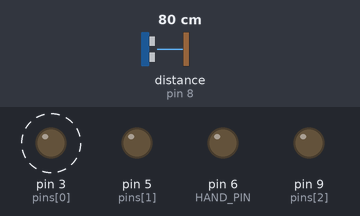
The sketch below on a simulated Arduino Uno, built with avr-gcc and run on an emulated ATmega328P. Parts: output pins drawn as LEDs (lit = HIGH). Wiring (inferred from the names in the program): ultrasonic range finder: trigger pin 7; echo pin 8. Dashed ring = blinking. The test bench sets the inputs (shaded band); at power-on: distance to the obstacle (sensor on pin 8) 80 cm. The echo pulse lasts 58.3 µs per cm; pins used as bus, display or sensor lines are not drawn.

Above: at 1.2 s.
1.3 s: distance to the obstacle (sensor on pin 8) set to 97 cm
4.3 s: distance to the obstacle (sensor on pin 8) set to 105 cm
At 4.7 s:
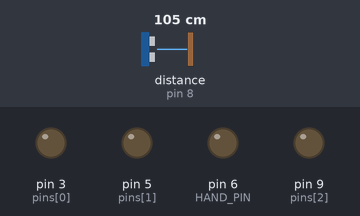
7.3 s: distance to the obstacle (sensor on pin 8) set to 195 cm
10.3 s: distance to the obstacle (sensor on pin 8) set to 202 cm
At 10.7 s:
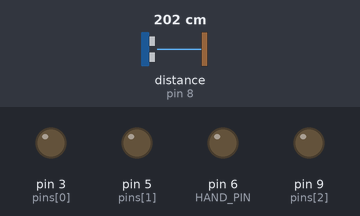
13.3 s: distance to the obstacle (sensor on pin 8) set to 4 cm
At 13.56 s:
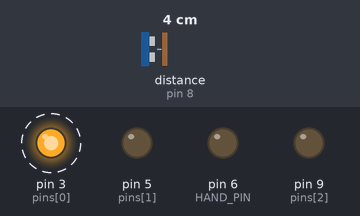
16.3 s: distance to the obstacle (sensor on pin 8) set to 250 cm
At 16.63 s:
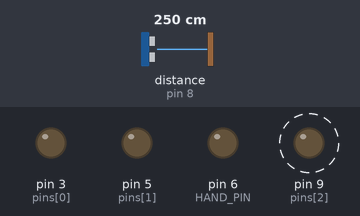
Timing chart, 0 to 20.3 s (numbered marks = the images above; inputs shaded):
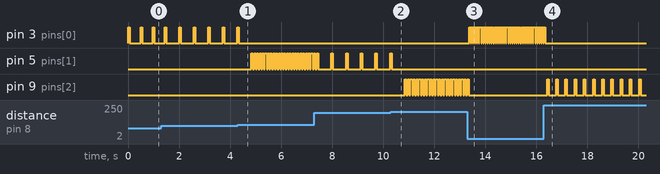

The sketch:

distanceTest.ino
```cpp
#include <math.h>
// Pins
const int TRIG_PIN = 7;
const int ECHO_PIN = 8;
const int HAND_PIN = 6;
// Anything over 400 cm (23200 us pulse) is "out of range"
const unsigned int MAX_DIST = 23200;

const int pins[] = {3, 5, 9};//, 6, 10,11};
const int resolution= sizeof(pins)/sizeof(int);
const int range = MAX_DIST / resolution;

void setup() {

  // The Trigger pin will tell the sensor to range find
  pinMode(TRIG_PIN, OUTPUT);
  pinMode(ECHO_PIN,INPUT);
  pinMode(HAND_PIN,OUTPUT);
  digitalWrite(TRIG_PIN, LOW);
  for (int i = 0; i < resolution; i++) {
    pinMode(pins[i],OUTPUT);
  }

  // We'll use the serial monitor to view the sensor output
//  Serial.begin(115200);
//  Serial.print("array Length:");
//  Serial.println(resolution);
}

float transpose(float inmin, float inmax, float outmin, float outmax, float val){
  float diff = inmax - inmin;
  float addthis = val * (outmax - outmin) /diff;
  return outmin + addthis;
}

float invertedTranspose(float x, float y, float a, float b, float v){
  return b - transpose(x,y,a,b,v);
}

float maxRange = 300; //centimeters

void handleHaptic(float centimeters){

  if(centimeters> maxRange){
   return;
  }
  //which one vibrates?
  float interval = maxRange / resolution;
  int p = (int)( centimeters/ interval);
  //turn all pins off
  for(int i =0; i < resolution; i++){
      digitalWrite(pins[i],LOW);
  }
  //turn the interesting one on.
  digitalWrite(pins[p],HIGH);
  delay(60);
  digitalWrite(pins[p],LOW);
  //be quiet for the percentage in this range.
  float distanceInRange = centimeters - p*interval;
  delay((int)(round( distanceInRange/interval* 500 )));
}
void handleOutOfRange(){
  for(int i =0; i < resolution-1; i++){
     digitalWrite(pins[i], LOW);
  }
  digitalWrite(pins[resolution-1],HIGH);
  delay(150);
  digitalWrite(pins[resolution-1],LOW);
  delay(150);
}

//-----------------------------------------------
unsigned long measureDistance(){
  digitalWrite(TRIG_PIN, HIGH);
  delayMicroseconds(10);
  digitalWrite(TRIG_PIN, LOW);
  return pulseIn(ECHO_PIN, HIGH,20000);
}

//-----------------------------------------------
unsigned long getAvePulse(int count){
  unsigned long sum = 0;
  int successes = 0;
  for(int i =0; i < count; i++){
    unsigned long x = measureDistance();
    if(x != 0){
      successes++;
      sum += x;
    }
  }
  return sum/successes;
}

//-----------------------------------------------
void loop() {
  unsigned long pulse_width;
  float cm;
  float inches;
  unsigned long begins = micros();
  pulse_width = getAvePulse(3);
  // Calculate distance in centimeters and inches. The constants
  // are found in the datasheet, and calculated from the assumed speed
  //of sound in air at sea level (~340 m/s).
  cm = pulse_width / 58.0;
  inches = pulse_width / 148.0;

  // Print out results
  if ( pulse_width > MAX_DIST  || cm > maxRange) {
//    Serial.println();
//    Serial.println("Out of range");
    //analogWrite(HAND_PIN,0);
    //handleOutOfRange();
  } else {
//    Serial.print(cm);
//    Serial.print(" cm \t");
//    Serial.print(inches);
//    Serial.println(" in");

    handleHaptic(cm);
//    Serial.println((int)invertedTranspose(0, MAX_DIST, 0, 255, pulse_width));


  // Wait at least 60ms before next measurement
  //delay(90);

  }
  }
```

Measured:
- the behaviour switches between 99 and 100 cm on distance to the obstacle (sensor on pin 8) (found by bisection; images 0 and 1)
- the behaviour switches between 199 and 200 cm on distance to the obstacle (sensor on pin 8) (found by bisection; images 1 and 2)
- after the input at 4.3 s, pin 3 (pins[0]): goes on until 4.3 s, then stays LOW; pin 5 (pins[1]): alternates HIGH for 0.06 s and LOW for 0.05 s, starting after 0.54 s
- after the input at 10.3 s, pin 5 (pins[1]): goes on until 10.3 s, then stays LOW; pin 9 (pins[2]): alternates HIGH for 0.06 s and LOW for 0.05 s, starting after 0.55 s
- after the input at 13.3 s, pin 3 (pins[0]): alternates HIGH for 0.06 s and LOW for 0.02 s, starting after 0.07 s; pin 9 (pins[2]): goes on until 13.4 s, then stays LOW
- after the input at 16.3 s, pin 3 (pins[0]): goes on until 16.4 s, then stays LOW; pin 9 (pins[2]): alternates HIGH for 0.06 s and LOW for 0.30 s, starting after 0.12 s
- by itself, pin 3 (pins[0]): alternates HIGH for 0.06 s and LOW for 0.50 s
